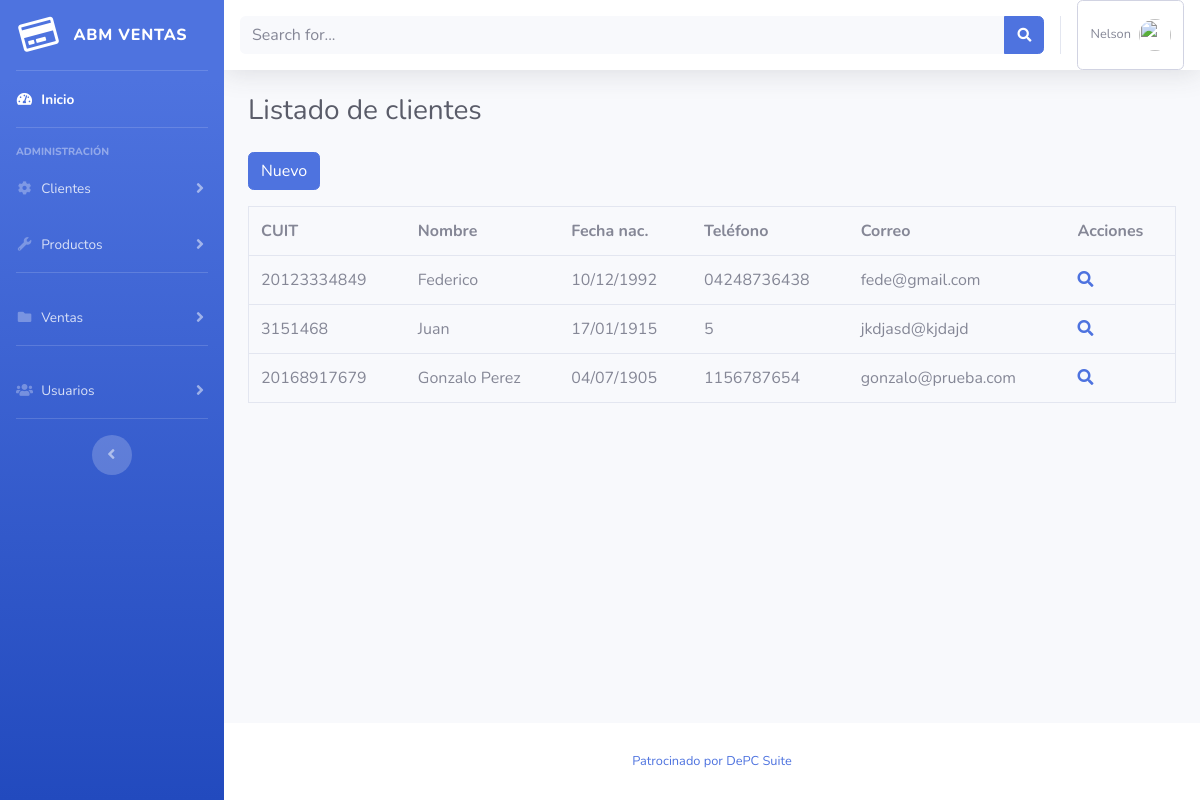
The app's page /cliente-listado.php (signed in) with its own data.
### tables this page shows
CREATE TABLE `clientes`  (
  `idcliente` int(11) NOT NULL AUTO_INCREMENT,
  `nombre` varchar(150) NOT NULL,
  `cuit` varchar(11) NOT NULL,
  `telefono` varchar(50) NULL DEFAULT NULL,
  `correo` varchar(150) NOT NULL,
  `fecha_nac` date NULL DEFAULT NULL,
  `fk_idprovincia` int(11) UNSIGNED NULL DEFAULT NULL,
  `fk_idlocalidad` int(11) UNSIGNED NULL DEFAULT NULL,
  `domicilio` varchar(255) NULL DEFAULT NULL,
  PRIMARY KEY (`idcliente`) USING BTREE
);

### entidades/cliente.php (called while the page is built, shortened)
<?php
class Cliente{
    public function __get($atributo)
    {
        return $this->$atributo;
    }
     public function obtenerTodos(){
        $mysqli = new mysqli(Config::BBDD_HOST, Config::BBDD_USUARIO, Config::BBDD_CLAVE, Config::BBDD_NOMBRE, Config::BBDD_PORT);
        $sql = "SELECT
                    idcliente,
                    nombre,
                    cuit,
                    telefono,
                    correo,
                    fecha_nac,
                    fk_idprovincia,
                    fk_idlocalidad,
                    domicilio
                FROM clientes";
        if (!$resultado = $mysqli->query($sql)) {
            printf("Error en query: %s\n", $mysqli->error . " " . $sql);
        }
        $aResultado = array();
        if($resultado){
            while($fila = $resultado->fetch_assoc()){
                $entidadAux = new Cliente();
                $entidadAux->idcliente = $fila["idcliente"];
                $entidadAux->nombre = $fila["nombre"];
                $entidadAux->cuit = $fila["cuit"];
                $entidadAux->telefono = $fila["telefono"];
                $entidadAux->correo = $fila["correo"];
                $entidadAux->fecha_nac = $fila["fecha_nac"];
                $entidadAux->fk_idprovincia = $fila["fk_idprovincia"];
                $entidadAux->fk_idlocalidad = $fila["fk_idlocalidad"];
                $entidadAux->domicilio = $fila["domicilio"];
                $aResultado[] = $entidadAux;
            }
        }
        return $aResultado;
    }
}
?>

### cliente-listado.php (the view, shortened to what this page needs)
<?php
include_once "entidades/cliente.php";
$cliente = new Cliente();
$aClientes = $cliente->obtenerTodos();
include_once("header.php");
?>
        <div class="container-fluid">
          <h1 class="h3 mb-4 text-gray-800">Listado de clientes</h1>
          <div class="row">
                <div class="col-12 mb-3">
                    <a href="cliente-formulario.php" class="btn btn-primary mr-2">Nuevo</a>
                </div>
            </div>
          <table class="table table-hover border">
            <tr>
                <th>CUIT</th>
                <th>Nombre</th>
                <th>Fecha nac.</th>
                <th>Teléfono</th>
                <th>Correo</th>
                <th>Acciones</th>
            </tr>
            <?php foreach ($aClientes as $cliente): ?>
              <tr>
                  <td><?php echo $cliente->cuit; ?></td>
                  <td><?php echo $cliente->nombre; ?></td>
                  <td><?php echo date_format(date_create($cliente->fecha_nac), "d/m/Y"); ?></td>
                  <td><?php echo $cliente->telefono; ?></td>
                  <td><?php echo $cliente->correo; ?></td>
                  <td style="width: 110px;">
                      <a href="cliente-formulario.php?id=<?php echo $cliente->idcliente; ?>"><i class="fas fa-search"></i></a>
                  </td>
              </tr>
            <?php endforeach; ?>
          </table>
        </div>
      </div>
<?php include_once("footer.php"); ?>

### records on screen
clientes: cuit "20123334849", nombre "Federico", fecha_nac "10/12/1992", telefono "04248736438", correo "fede@gmail.com"
clientes: cuit "3151468", nombre "Juan", fecha_nac "17/01/1915", telefono "5", correo "jkdjasd@kjdajd"
clientes: cuit "20168917679", nombre "Gonzalo Perez", fecha_nac "04/07/1905", telefono "1156787654", correo "gonzalo@prueba.com"

### other values on screen
$_SESSION['nombre'] "Nelson"
